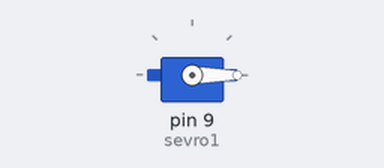
The sketch below on a simulated Arduino Uno, built with avr-gcc and run on an emulated ATmega328P. Parts: servo.

Above: at 1.05 s.
At 1.9 s:
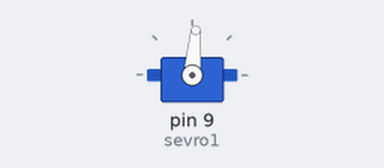
At 2.75 s:
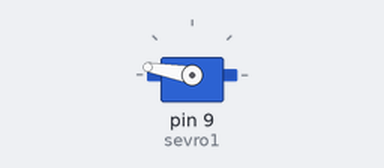
At 4.45 s:
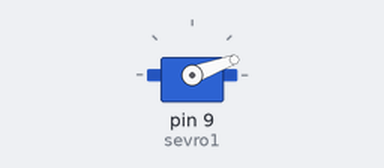
Timing chart, 0 to 9.3 s (numbered marks = the images above):
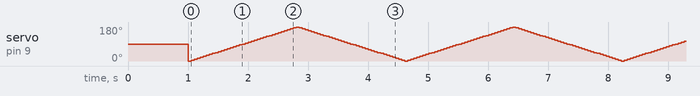

The sketch:

servo_sweep_smooth.ino
```cpp
#include <Servo.h>
Servo sevro1;//create servo object to control a servo
void setup()
{
  sevro1.attach(9);//attachs the servo on pin 9 to servo object
  delay(1000);//wait for a second
}

const int min_angle=0;
const int max_angle=180;
const int angle_delta = 5;
const int time_delta = 50; //don't make this lower than 30

void loop()
{

  // start from a minimum angle and move to a maximum angle
  // based upon some angle delta and time delta
  for(int angle=min_angle;angle<max_angle;angle+=angle_delta)
  {
    sevro1.write(angle);
    delay(time_delta);
  }

  for(int angle=max_angle;angle>min_angle;angle-=angle_delta)
  {
    sevro1.write(angle);
    delay(time_delta);
  }

}
```
